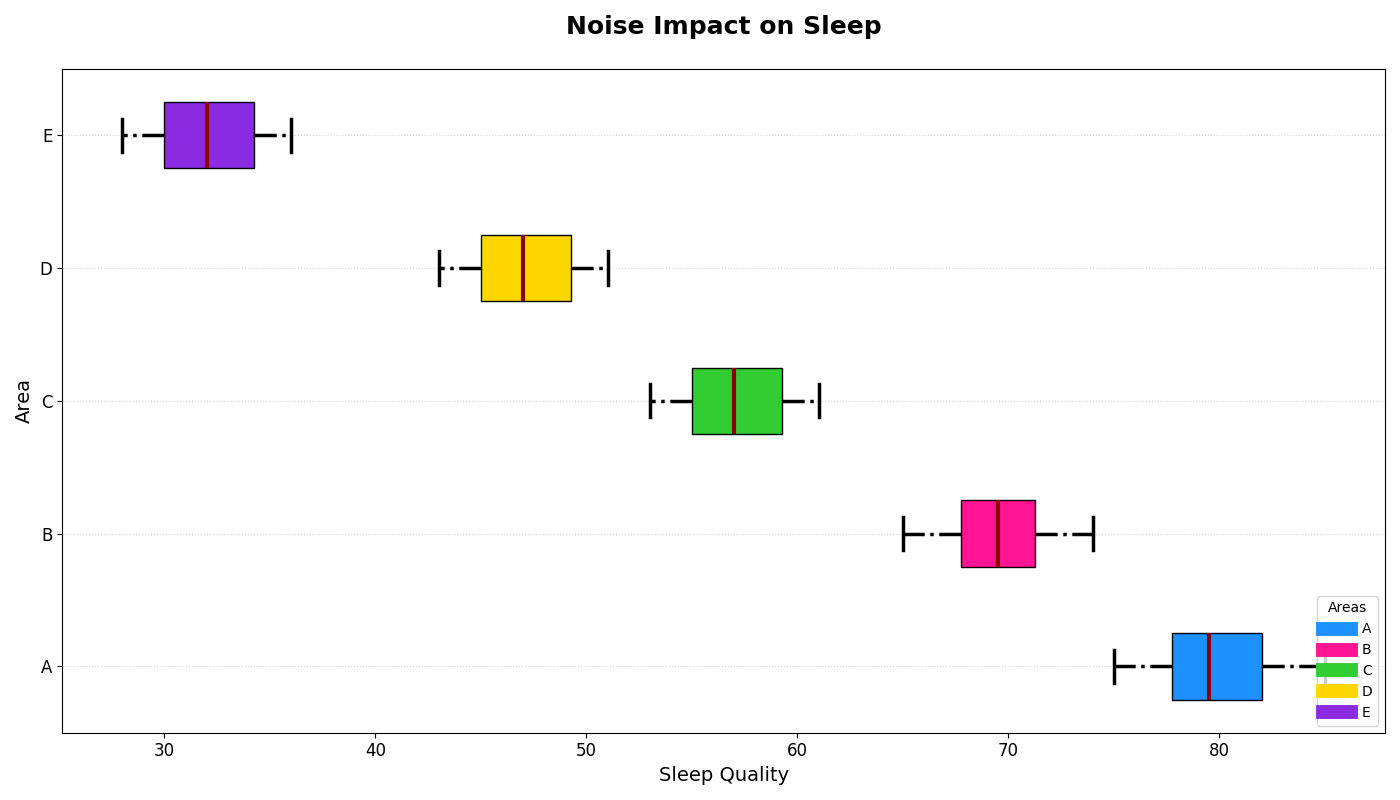

This chart was generated by the following Python code:
import matplotlib.pyplot as plt

neighborhood_a = [79, 77, 82, 75, 83, 78, 81, 80, 79, 85, 76, 82]
neighborhood_b = [70, 69, 73, 72, 67, 66, 68, 68, 70, 74, 71, 65]
neighborhood_c = [59, 57, 54, 60, 53, 55, 56, 58, 61, 57, 55, 60]
neighborhood_d = [47, 51, 50, 44, 43, 45, 46, 49, 45, 50, 48, 47]
neighborhood_e = [32, 30, 29, 35, 36, 34, 31, 30, 33, 32, 35, 28]

all_data = [neighborhood_a, neighborhood_b, neighborhood_c, neighborhood_d, neighborhood_e]

labels = ["A", "B", "C", "D", "E"]

fig, ax = plt.subplots(figsize=(14, 8))
box = ax.boxplot(
    all_data,
    patch_artist=True,
    vert=False,
    labels=labels
)

colors = ['#1E90FF', '#FF1493', '#32CD32', '#FFD700', '#8A2BE2']
for patch, color in zip(box['boxes'], colors):
    patch.set_facecolor(color)

plt.setp(box['medians'], color='darkred', linewidth=3)
plt.setp(box['whiskers'], color='black', linewidth=2.5, linestyle='-.')
plt.setp(box['caps'], color='black', linewidth=2.5)
plt.setp(box['fliers'], marker='s', color='red', alpha=0.7)

ax.set_title("Noise Impact on Sleep", fontsize=18, weight='bold', pad=25)
ax.set_xlabel("Sleep Quality", fontsize=14)
ax.set_ylabel("Area", fontsize=14)
ax.grid(axis='y', linestyle=':', alpha=0.5)

plt.xticks(fontsize=12)
plt.yticks(fontsize=12)

for label, color in zip(labels, colors):
    plt.plot([], [], color=color, label=label, linewidth=10)
plt.legend(title="Areas", loc='lower right')

plt.tight_layout()
plt.show()
